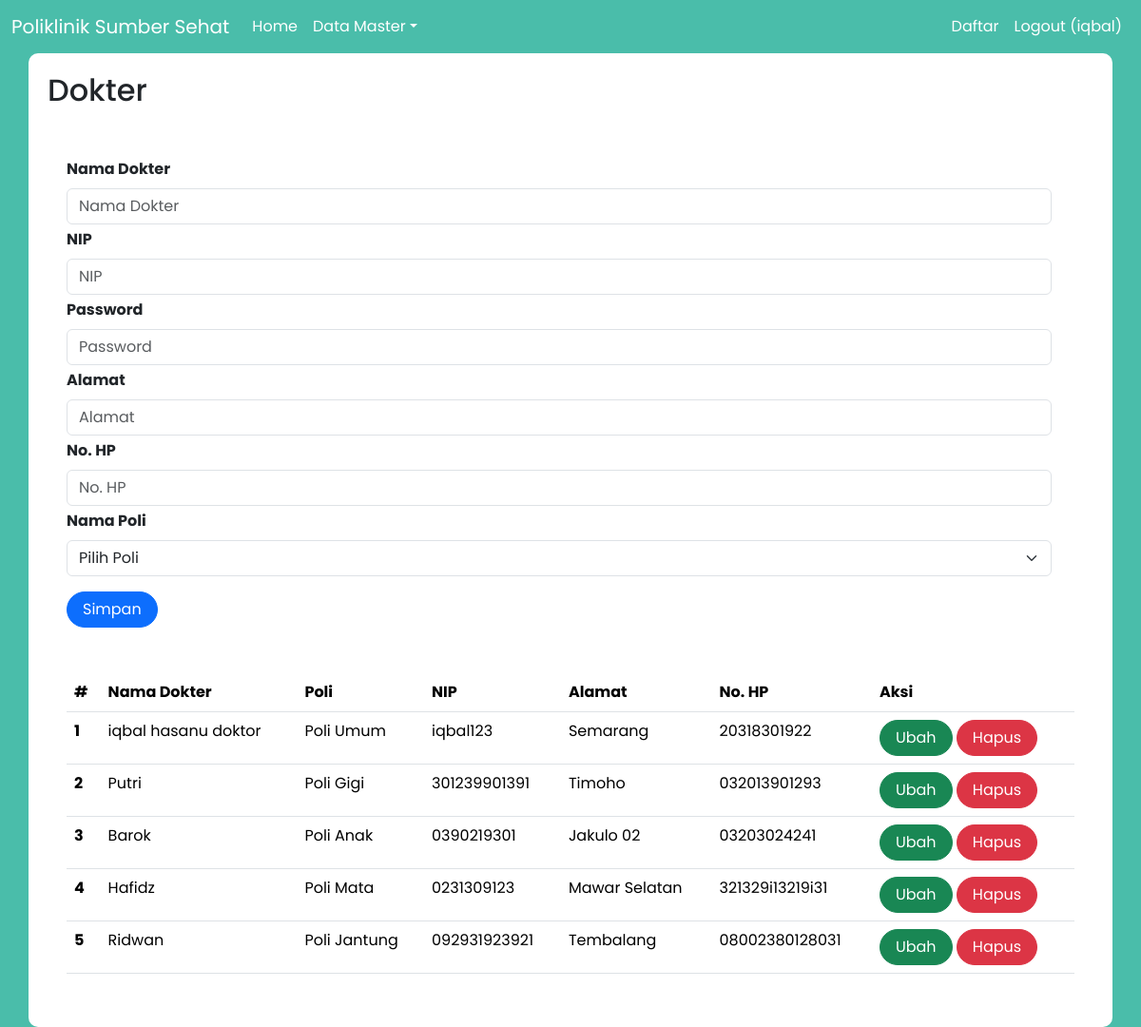
Page /index.php?page=dokter (signed in) on the committed database.
### tables this page shows
CREATE TABLE `dokter` (
  `id` int(11) NOT NULL,
  `nama` varchar(255) NOT NULL,
  `nip` varchar(50) NOT NULL,
  `password` varchar(255) NOT NULL,
  `alamat` varchar(255) NOT NULL,
  `no_hp` varchar(50) NOT NULL,
  `id_poli` int(11) NOT NULL
);

CREATE TABLE `poli` (
  `id` int(11) NOT NULL,
  `nama_poli` varchar(25) NOT NULL,
  `keterangan` text NOT NULL
);

### dokter.php (the view, shortened to what this page needs)
<h2>Dokter</h2>
<br>
<div class="container">
    <form class="form row" method="POST" action="" name="myForm" onsubmit="return(validate());">
        <?php
        $nama_dokter = '';
        $nip = '';
        $password = '';
        $alamat = '';
        $no_hp = '';
        $id_poli = '';
        $namapoli = '';
        ?>
        <div class="row">
            <label for="inputNama" class="form-label fw-bold">
                Nama Dokter
            </label>
            <div>
                <input type="text" class="form-control" name="nama" id="inputNama" required placeholder="Nama Dokter" value="<?php echo $nama_dokter ?>">
            </div>
        </div>
        <div class="row mt-1">
            <label for="inputNip" class="form-label fw-bold">
                NIP
            </label>
            <div>
                <input type="text" class="form-control" name="nip" id="inputNip" required placeholder="NIP" value="<?php echo $nip ?>">
            </div>
        </div>
        <div class="row mt-1">
            <label for="inputPassword" class="form-label fw-bold">
                Password
            </label>
            <div>
                <input type="password" class="form-control" name="password" id="inputPassword" required placeholder="Password" value="<?php echo $password ?>">
            </div>
        </div>
        <div class="row mt-1">
            <label for="inputAlamat" class="form-label fw-bold">
                Alamat
            </label>
            <div>
                <input type="text" class="form-control" name="alamat" id="inputAlamat" required placeholder="Alamat" value="<?php echo $alamat ?>">
            </div>
        </div>
        <div class="row mt-1">
            <label for="inputHp" class="form-label fw-bold">
                No. HP
            </label>
            <div>
                <input type="text" class="form-control" name="no_hp" id="inputHp" required placeholder="No. HP" value="<?php echo $no_hp ?>">
            </div>
        </div>
        <div class="row mt-1">
            <label for="id_poli" class="form-label fw-bold">
                Nama Poli
            </label>
            <div>
                <select class="form-select" aria-label="Default select example" name="id_poli" id="id_poli" required>
                    <?php
                    if (!isset($_GET['id'])) {
                    ?>
                        <option value="999" selected>Pilih Poli</option>
                    <?php
                    } else {
                    ?>
                        <option value="<?php echo $id_poli ?>"><?php echo $namapoli ?></option>
                    <?php
                    }
                    ?>
                </select>
            </div>
        </div>
        <div class="row mt-3">
            <div class=col>
                <button type="submit" class="btn btn-primary rounded-pill px-3 mt-auto" name="simpan">Simpan</button>
            </div>
        </div>
    </form>
    <br>
    <br>
    <table class="table table-hover">
        <thead>
            <tr>
                <th scope="col">#</th>
                <th scope="col">Nama Dokter</th>
                <th scope="col">Poli</th>
                <th scope="col">NIP</th>
                <th scope="col">Alamat</th>
                <th scope="col">No. HP</th>
                <th scope="col">Aksi</th>
            </tr>
        </thead>
        <tbody>
            <?php
            $result = mysqli_query($mysqli, "SELECT dk.*, p.nama_poli FROM dokter AS dk JOIN poli AS p ON dk.id_poli = p.id");
            $no = 1;
            while ($data = mysqli_fetch_array($result)) {
            ?>
                <tr>
                    <th scope="row"><?php echo $no++ ?></th>
                    <td><?php echo $data['nama'] ?></td>
                    <td><?php echo $data['nama_poli'] ?></td>
                    <td><?php echo $data['nip'] ?></td>
                    <td><?php echo $data['alamat'] ?></td>
                    <td><?php echo $data['no_hp'] ?></td>
                    <td>
                        <a class="btn btn-success rounded-pill px-3" href="index.php?page=dokter&id=<?php echo $data['id'] ?>">Ubah</a>
                        <a class="btn btn-danger rounded-pill px-3" href="index.php?page=dokter&id=<?php echo $data['id'] ?>&aksi=hapus">Hapus</a>
                    </td>
                </tr>
            <?php
            }
            ?>
        </tbody>
    </table>

### index.php (style rules this page uses)
body { background-color: #4ABDAA; font-family: 'Poppins', Helvetica, sans-serif; }
.container { background-color: #fff; padding: 20px; border-radius: 10px; box-shadow: }

### rows in the picture
dokter: nama "iqbal hasanu doktor", id_poli.nama_poli "Poli Umum", nip "iqbal123", alamat "Semarang", no_hp "20318301922"
dokter: nama "Putri", id_poli.nama_poli "Poli Gigi", nip "301239901391", alamat "Timoho", no_hp "032013901293"
dokter: nama "Barok", id_poli.nama_poli "Poli Anak", nip "0390219301", alamat "Jakulo 02", no_hp "03203024241"
dokter: nama "Hafidz", id_poli.nama_poli "Poli Mata", nip "0231309123", alamat "Mawar Selatan", no_hp "321329i13219i31"
dokter: nama "Ridwan", id_poli.nama_poli "Poli Jantung", nip "092931923921", alamat "Tembalang", no_hp "08002380128031"

### other values in the picture
$_SESSION['name'] "iqbal"
